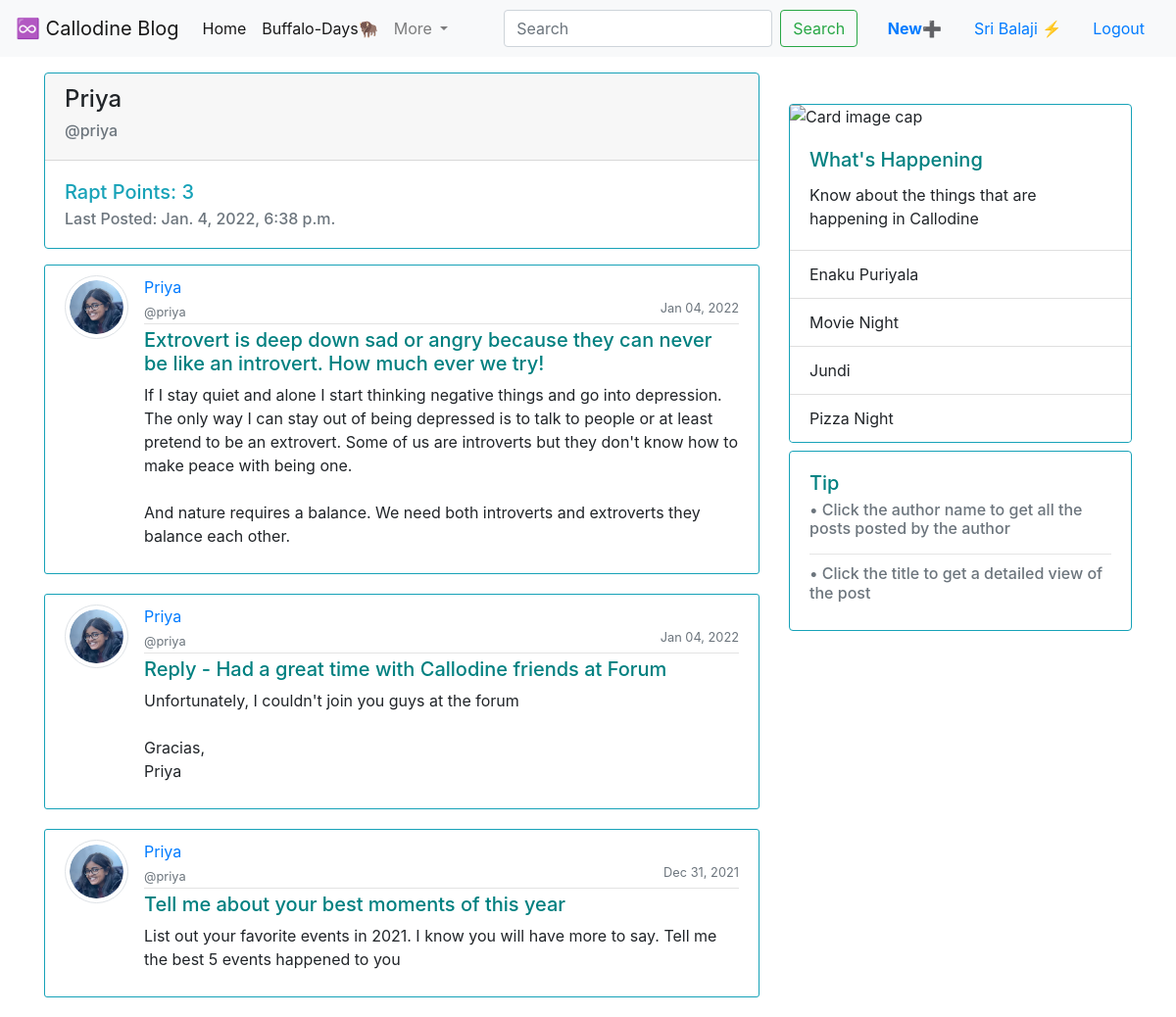
/user/priya/ (signed in), run on the app's committed database.
### microblog/models.py (models this page shows, shortened)
class Post(models.Model):
    title = models.CharField(max_length=120)
    author = models.CharField(max_length=50)
    username = models.ForeignKey(User, on_delete=models.CASCADE)
    date_posted = models.DateTimeField(auto_now_add=True)
    content = models.TextField()

### users/models.py (models this page shows, shortened)
class Profile(models.Model):
    user = models.OneToOneField(User, on_delete=models.CASCADE)
    propic = models.ImageField(default = 'user.png', upload_to= 'profile_pics')

### microblog/views.py (the view)
# urls.py: path('user/<str:username>/', UserPost.as_view(), name='individual_user'),
class UserPost(LoginRequiredMixin, ListView):
    model = Post
    template_name = 'microblog/userpost.html'
    context_object_name = 'post'
    paginate_by = 5
    def get_queryset(self):
        current_user = get_object_or_404(User, username = self.kwargs.get('username'))
        return Post.objects.filter(username = current_user).order_by('-date_posted')

### users/context_processors.py (called while the page is built)
def frds_bday(request):
    return {
        'ABHI_BDAY': settings.ABHI_BDAY,
        'ABHI_NOD': settings.ABHI_NOD,
        'AISHU_BDAY': settings.AISHU_BDAY,
        'AISHU_NOD': settings.AISHU_NOD,
        'AKSHU_BDAY': settings.AKSHU_BDAY,
        'AKSHU_NOD': settings.AKSHU_NOD,
        'ARAVIND_BDAY': settings.ARAVIND_BDAY,
        'ARAVIND_NOD': settings.ARAVIND_NOD,
        'OVIYA_BDAY': settings.OVIYA_BDAY,
        'OVIYA_NOD': settings.OVIYA_NOD,
        'PRIYA_BDAY': settings.PRIYA_BDAY,
        'PRIYA_NOD': settings.PRIYA_NOD,
        'BAJU_BDAY': settings.BAJU_BDAY,
        'BAJU_NOD': settings.BAJU_NOD,
        'VISWA_BDAY': settings.VISWA_BDAY,
        'VISWA_NOD': settings.VISWA_NOD,
        }

### microblog/templates/microblog/userpost.html (shortened to what this page needs)
{% extends "microblog/base.html" %}
{% block post %}
  <div class="card border-info mb-3" style="max-width: 100%;">
    <div class="card-header"><h4>{% for shelf in post %}
        {% if forloop.first %}
            {{ shelf.author }}
        {% endif %}
        {% empty %}
        <p>Sorry, no post is posted by the user!</p>
    {% endfor %}
    </h4>
    <h6 class="text-muted">@{{ view.kwargs.username}}</h6>
    </div>
    <div class="card-body text-info">
      <h5 class="card-title">Rapt Points: {{ page_obj.paginator.count }} </h5>
      <h6 class="card-subtitle text-muted">
        Last Posted: {% for shelf in post %}
        {% if forloop.first %}
            {{ shelf.date_posted }}
        {% endif %}
    {% endfor %}
      </h6>
    </div>
    </div>
    {% for each_post in post%}
    <article class="media content-section border border-info">
      <img src="{{each_post.username.profile.propic.url}}" alt="" class="rounded-circle img-thumbnail article-img">
        <div class="media-body">
          <div class="article-metadata">
            <a class="mr-2"  href="{% url 'individual_user' each_post.username %}">{{each_post.author }}</a>
            <br>
            <small class="text-muted">@{{each_post.username }}</small>
            <small class="text-muted" style="float: right;">{{ each_post.date_posted | date:"M d, Y" }}</small>
          </div>
          <h5><a class="article-title" style="color:teal;" href="{% url 'individual_post' each_post.id %}">{{ each_post.title }}</a></h5>
          <p class="article-content">{{ each_post.content }}</p>
        </div>
      </article>
    {% endfor %}
{% endblock post %}
{% block sidebar %}
  <div class="card border-info mt-2 mb-2" style="width: 100%;">
    <img class="card-img-top" src="https://callodine-blog-files.s3.us-east-2.amazonaws.com/callodine.jpg" alt="Card image cap">
    <div class="card-body">
      <h5 class="card-title" style="color: teal;">What's Happening</h5>
      <p class="card-text">Know about the things that are happening in Callodine</p>
    </div>
    <ul class="list-group list-group-flush">
      <li class="list-group-item">Enaku Puriyala</li>
      <li class="list-group-item">Movie Night</li>
      <li class="list-group-item">Jundi</li>
      <li class="list-group-item">Pizza Night</li>
    </ul>
  </div>
  <div class="card border-info mt-1 mb-2" style="width: 100%;">
    <div class="card-body">
      <h5 class="card-title" style="color: teal;">Tip</h5>
      <h6 class="card-subtitle mb-2 text-muted">• Click the author name to get all the posts posted by the author</h6>
      <hr>
      <h6 class="card-subtitle mb-2 text-muted">• Click the title to get a detailed view of the post</h6>
  </div>
  </div>
{% endblock sidebar %}

### microblog/templates/microblog/base.html (shortened to what this page needs)
{% load static %}
<!DOCTYPE html>
<html lang="en">
  <head>
    <link rel="stylesheet" type="text/css" href="{% static 'microblog/main.css' %}">
    <link rel="stylesheet" href="https://maxcdn.bootstrapcdn.com/bootstrap/4.0.0/css/bootstrap.min.css">
    <link rel="stylesheet" href="">
  </head>
  <body>
      <header>
    <nav class="navbar navbar-expand-lg navbar-light bg-light">
        <a class="navbar-brand" href="{% url 'miniblog' %}">♾️ Callodine Blog</a>
        <div class="collapse navbar-collapse" id="navbarSupportedContent">
          <ul class="navbar-nav mr-auto">
            <li class="nav-item active">
              <a class="nav-link" href="{% url 'miniblog' %}">Home <span class="sr-only">(current)</span></a>
            </li>
            <li class="nav-item active">
              <a class="nav-link" href="{% url 'happydays' %}">Buffalo-Days🦬</a>
            </li>
            <li class="nav-item dropdown">
              <a class="nav-link dropdown-toggle" href="#" id="navbarDropdown" role="button" data-toggle="dropdown" aria-haspopup="true" aria-expanded="false">
                More
              </a>
            </li>
          </ul>
          <form class="form-inline my-2 my-lg-0">
            <input class="form-control mr-sm-2" type="search" placeholder="Search" aria-label="Search">
            <button class="btn btn-outline-success my-2 my-sm-0" type="submit">Search</button>
          </form>
          <span>&nbsp;&nbsp;&nbsp;</span>
          {% if user.is_authenticated %}
          <a class=" btn btn-white nav-link" href="{% url 'new_post' %}"><strong class="text-primary">New</strong>➕</a>
          <a class="nav-link" href="{% url 'profile' %}">{{ user.first_name }} ⚡</a>
          <a class="nav-item nav-link active" href="{% url 'logout' %}">Logout</a>
          {% else %}
          <a class="nav-item nav-link active" href="{% url 'login' %}">Login</a>
          <a class="nav-item nav-link active" href="{% url 'register' %}">Register</a>
          {% endif %}
        </div>
      </nav>
    </header>
    <main role="main" class="container">
        <div class="row">
          <div class="col-md-8 mt-2 pt-2">
            {% block post %}
            {% endblock post %}
          </div>
          <div class="col-md-4 mt-4 pt-3">
            {% block sidebar %}
            {% endblock sidebar %}
          </div>
        </div>
      </main>
  </body>
</html>

### CallodineBlog/static/microblog/main.css (style rules this page uses)
body { background: #fafafa; color: #333333; margin-top: 5rem; }
h1, h2, h3, h4, h5, h6 { color: #444444; }
ul { margin: 0; }
.content-section { background: #ffffff; padding: 10px 20px; border: 1px solid #dddddd; border-radius: 3px; margin-bottom: 20px; }
.article-title { color: #444444; }
.article-content { white-space: pre-line; }
.article-img { height: 65px; width: 65px; margin-right: 16px; }
.article-metadata { padding-bottom: 1px; margin-bottom: 4px; border-bottom: 1px solid #e3e3e3 }

### data on the page
Post: author "Priya", date_posted "Jan. 4, 2022, 6:38 p.m.", username.profile.propic (picture), username "priya", date_posted "Jan 04, 2022", title "Extrovert is deep down sad or angry because they can never be like an introvert. How much ever we try!", content "If I stay quiet and alone I start thinking negative things and go into depression. The only way I can stay out of being depressed is to talk to people or at least pretend to be an extrovert. Some of us are introverts but they don't know how to make peace with being one. And nature requires a balance. We need both introverts and extroverts they balance each other."
Post: username.profile.propic (picture), author "Priya", username "priya", date_posted "Jan 04, 2022", title "Reply - Had a great time with Callodine friends at Forum", content "Unfortunately, I couldn't join you guys at the forum Gracias, Priya"
Post: username.profile.propic (picture), author "Priya", username "priya", date_posted "Dec 31, 2021", title "Tell me about your best moments of this year", content "List out your favorite events in 2021. I know you will have more to say. Tell me the best 5 events happened to you"

### other printed values
{{ user.first_name }} "Sri Balaji"
{{ view.kwargs.username }} "priya"
{{ page_obj.paginator.count }} "3"
